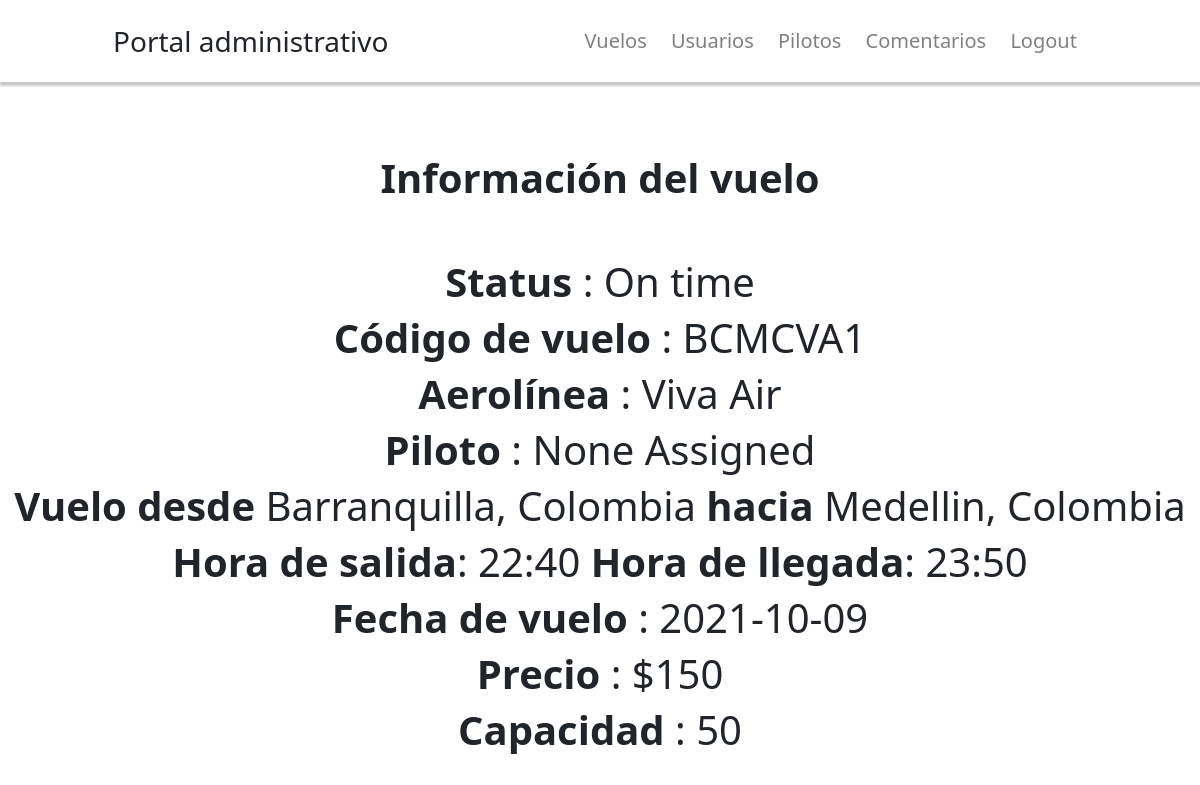
Screenshot of /admin/view/1 with the database file from the repository.
### website/models.py (models this page shows)
class Flight(db.Model):
    id = db.Column(db.Integer, primary_key=True)
    airline = db.Column(db.String(100))
    origin = db.Column(db.String(100))
    dest = db.Column(db.String(100))
    date = db.Column(db.String(100))
    dept_time = db.Column(db.String(100))
    arr_time = db.Column(db.String(100))
    pilotid = db.Column(db.Integer)
    capacity = db.Column(db.Integer)
    cost = db.Column(db.Integer)
    status = db.Column(db.String(100))

### website/admin.py (the view)
@admin.route('/view/<id>')
def view(id):
    flight = Flight.query.filter_by(id=id).first()
    return render_template('/admin/view.html', flight=flight, fl=get_flightcode, get=getUserFromid)

### website/admin.py (called while the page is built)
def getUserFromid(id):
    if id ==None:
        class X():
            name = 'None Assigned'
        x = X()
        return x
    user = User.query.filter_by(id=id).first()
    return user

def get_flightcode(flight):
    rep = ''
    origin = flight.origin
    dest = flight.dest
    airline = flight.airline
    id = flight.id
    ret = origin.split(' ')
    ret+=(dest.split(' '))
    ret+=(airline.split(' '))
    for r in ret:
        rep += str(r[0]).upper()
    rep+=str(id)
    return rep

### website/templates/admin/view.html (shortened to what this page needs)
{% extends '/admin/base.html' %}
{% block body %}
<link rel="stylesheet" href="{{url_for('static', filename='comments.css')}}">
<br><br><br>
<h1 class="titulo"><Strong>Información del vuelo</Strong></h1>
<br><br>
<h1><Strong>Status</Strong> : {{flight.status   }}</h1>
<h1><Strong>Código de vuelo</Strong> : {{fl(flight)}}</h1>
<h1><Strong>Aerolínea</Strong> : {{flight.airline}}</h1>
<h1><Strong>Piloto</Strong> : {{get(flight.pilotid).name}}</h1>
<h1 class="loc"><Strong>Vuelo desde</Strong> {{flight.origin}} <Strong>hacia</Strong> {{flight.dest}}</h1>
<h1 class="time"><Strong>Hora de salida</Strong>: {{flight.dept_time}} <Strong>Hora de llegada</Strong>: {{flight.arr_time}}</h1>
<h1 class="date"><Strong>Fecha de vuelo</Strong> : {{flight.date}}</h1>
<h1 class="cost"><Strong>Precio</Strong> : ${{flight.cost}}</h1>
<h1 class="cost"><Strong>Capacidad</Strong> : {{flight.capacity}}</h1>
<br><br>
{% endblock %}

### website/static/nav.css (style rules this page uses)
* { padding: 0px; margin: 0px; box-sizing: border-box; }
body { font-family: 'Poppins', sans-serif; }

### website/templates/admin/base.html (style rules this page uses)
* { margin: 0px; }

### website/templates/admin/view.html (style rules this page uses)
body { text-align: center; }

### rows the page displays
Flight: status "On time", origin+dest+airline "BCMCVA1", airline "Viva Air", pilotid "None Assigned", origin "Barranquilla, Colombia", dest "Medellin, Colombia", dept_time "22:40", arr_time "23:50", date "2021-10-09", cost "150", capacity "50"
